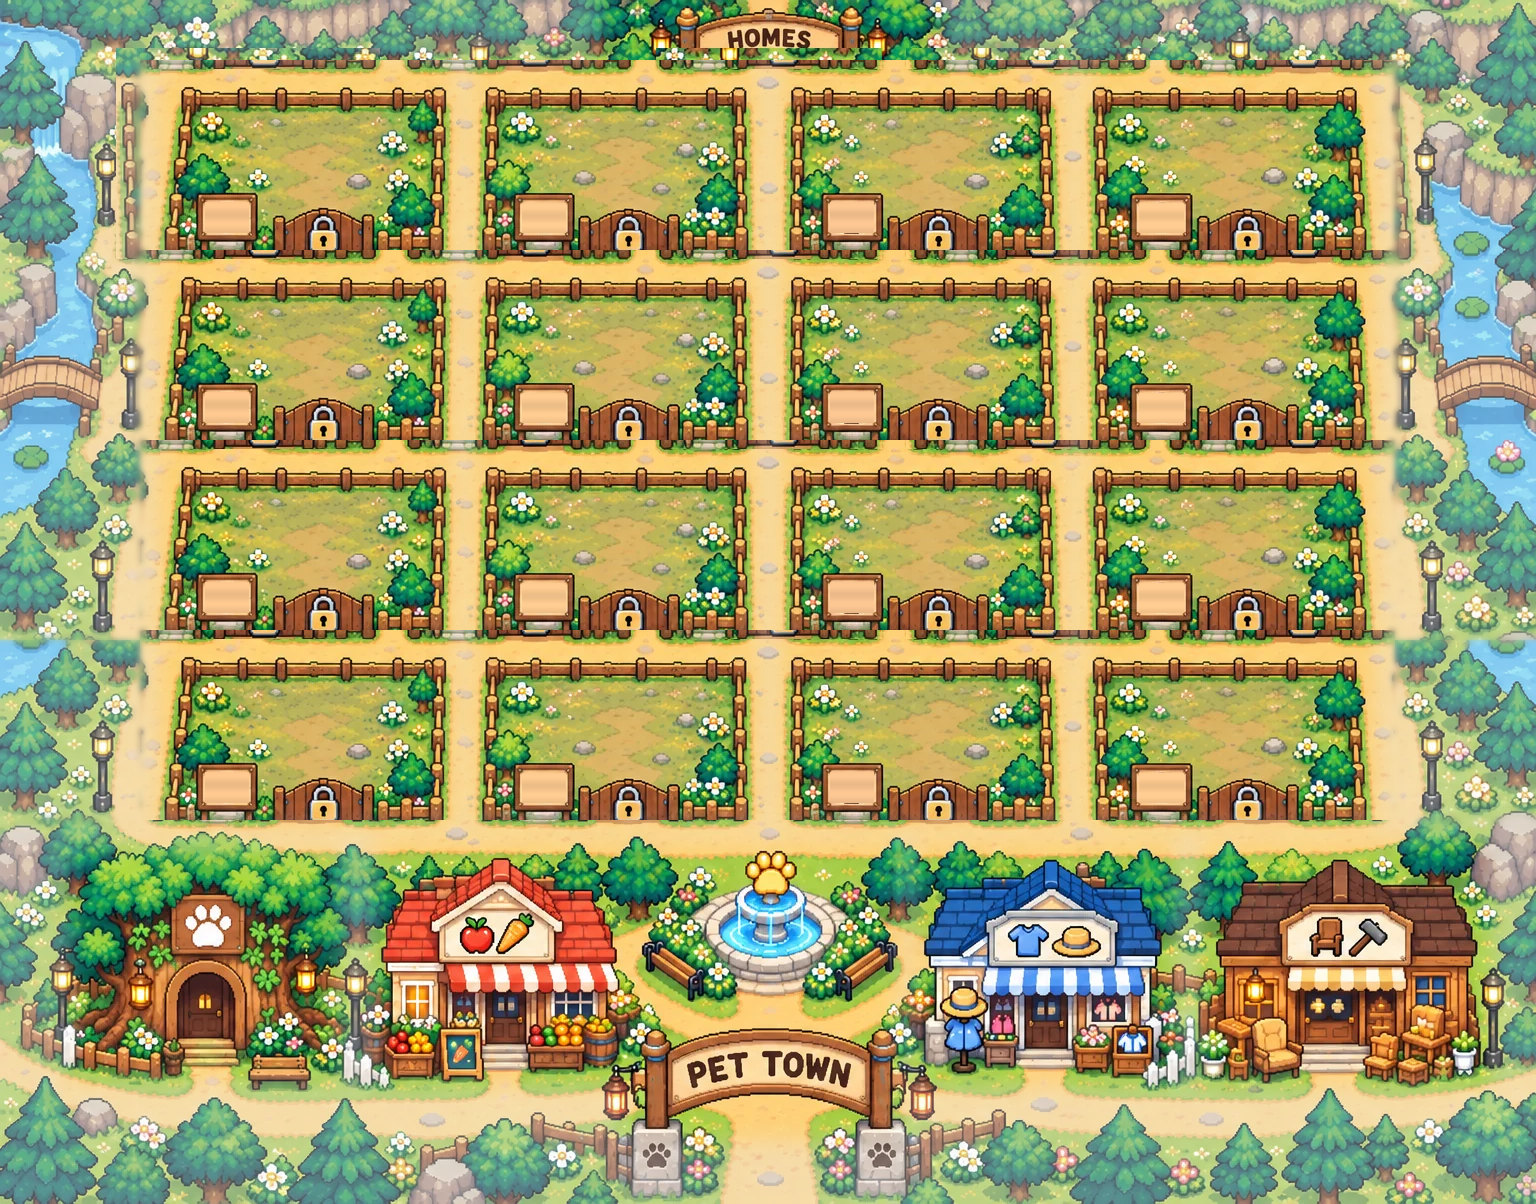

The script that saved this image:
# Pet Town as a 4x4 grid of lots: the second row of the painted map is repeated four times, the shops band moves down,
# painted animal signs are wiped (the game draws each pet's sign), and only the greenery around the lots is lightened.
import json, numpy as np
from PIL import Image, ImageFilter
from scipy import ndimage
O = np.array(Image.open('town_orig.png').convert('RGB')).astype(float)
B0, B1 = 250, 440; P = B1 - B0                  # one row of lots incl. the road under it
TOP = 60; ROWS = 4; MID = TOP + ROWS * P        # lots region 60..820
BOT0 = 640; W = 1536; H = MID + (1024 - BOT0)   # 1204
N = np.zeros((H, W, 3))
N[:TOP] = O[:TOP]
L, R = 140, 1395                                 # the lots part of a band; outside it is river and trees
for r in range(ROWS):
    N[TOP + r * P:TOP + (r + 1) * P, L:R] = O[B0:B1, L:R]
# sides: the original side strips from 60 down, with the last band repeated for the extra height
side = np.concatenate([O[TOP:BOT0], O[BOT0 - (MID - BOT0):BOT0]], 0)[:MID - TOP]
N[TOP:MID, :L] = side[:, :L]; N[TOP:MID, R:] = side[:, R:]
# soften the seams (left/right edges of the band, the repeated side strip)
N[MID:] = O[BOT0:]
img = Image.fromarray(N.clip(0, 255).astype(np.uint8))
blur = img.filter(ImageFilter.GaussianBlur(3)); m = Image.new('L', (W, H), 0); mp = m.load()
for x in list(range(L - 6, L + 6)) + list(range(R - 6, R + 6)):
    for y in range(TOP, MID): mp[x, y] = 255
for y in list(range(BOT0 - 6, BOT0 + 6)) + list(range(MID - 4, MID + 4)):
    for x in list(range(0, L + 6)) + list(range(R - 6, W)): mp[x, y] = 200
img = Image.composite(blur, img, m.filter(ImageFilter.GaussianBlur(3)))
N = np.array(img).astype(float)
# wipe the painted animal signs (interiors measured on the original row)
BOARDS = [(203, 390, 251, 425), (520, 391, 568, 425), (828, 390, 876, 425), (1137, 391, 1186, 425)]
for r in range(ROWS):
    for (x0, y0, x1, y1) in BOARDS:
        y0n, y1n = y0 - B0 + TOP + r * P, y1 - B0 + TOP + r * P
        reg = N[y0n:y1n, x0:x1]; ring = np.concatenate([reg[:2].reshape(-1, 3), reg[-2:].reshape(-1, 3), reg[:, :2].reshape(-1, 3), reg[:, -2:].reshape(-1, 3)]); med = np.median(ring, 0)
        yy, xx = np.mgrid[0:y1n - y0n, 0:x1 - x0]; tone = 1 + 0.04 * np.sin(yy / 3.0)            # faint wood grain
        reg[2:-2, 2:-2] = (med * tone[..., None])[2:-2, 2:-2]
# lighten the greenery around the lots (not lots, not shops): lighter colour, not a white film
def hsv_lift(px, k=0.28, desat=0.82):
    mx = px.max(2, keepdims=True); out = px + (255 - px) * k
    g = out.mean(2, keepdims=True); return g + (out - g) * desat
mask = np.ones((H, W), float)
LOT_X = [(160, 455), (473, 758), (780, 1065), (1085, 1375)]
for r in range(ROWS):
    for (x0, x1) in LOT_X: mask[TOP + r * P + 2:TOP + r * P + 196, x0:x1] = 0
SHOPS = [(70, 670, 340, 900), (375, 660, 640, 905), (630, 660, 900, 960), (915, 660, 1175, 905), (1200, 660, 1490, 905)]   # incl. the fountain and the gate
for (x0, y0, x1, y1) in SHOPS: mask[y0 - BOT0 + MID:y1 - BOT0 + MID, x0:x1] = 0
mask[:TOP, 600:940] = 0                                                                   # the HOMES sign
mask = np.array(Image.fromarray((mask * 255).astype(np.uint8)).filter(ImageFilter.GaussianBlur(10))).astype(float) / 255
N = N * (1 - mask[..., None]) + hsv_lift(N) * mask[..., None]
Image.fromarray(N.clip(0, 255).astype(np.uint8)).save('town4.png')
# lot data for the game
KINDS = [['dragon', 'dinosaur', 'dog', 'cat'], ['turtle', 'rabbit', 'pig', 'rat'], ['monkey', 'trex', 'snake', 'parrot'], ['owl', 'frog', 'octopus', 'capybara']]
COLS = [dict(lx=323, x0=170, x1=445, src='rabbit', bx=227), dict(lx=629, x0=483, x1=748, src='pig', bx=544), dict(lx=939, x0=790, x1=1055, src='rat', bx=852), dict(lx=1248, x0=1095, x1=1365, src='monkey', bx=1161)]
PATCH = {'rabbit': [160, 253, 455, 449], 'pig': [473, 253, 758, 449], 'rat': [780, 253, 1065, 449], 'monkey': [1085, 253, 1375, 449]}
lots = {}
for r, row in enumerate(KINDS):
    dy = TOP + r * P - B0
    for c, k in enumerate(row):
        C = COLS[c]; p = PATCH[C['src']]
        lots[k] = dict(lx=C['lx'], ly=421 + dy, x0=C['x0'], x1=C['x1'], row=r, src=C['src'], patch=[p[0], p[1] + dy, p[2], p[3] + dy], sign=[C['bx'], 408 + dy])
json.dump(dict(H=H, roads=[457 - B0 + TOP + r * P for r in range(ROWS)], shopDy=MID - BOT0, lots=lots), open('town4.json', 'w'))
print(H, 'ok')
